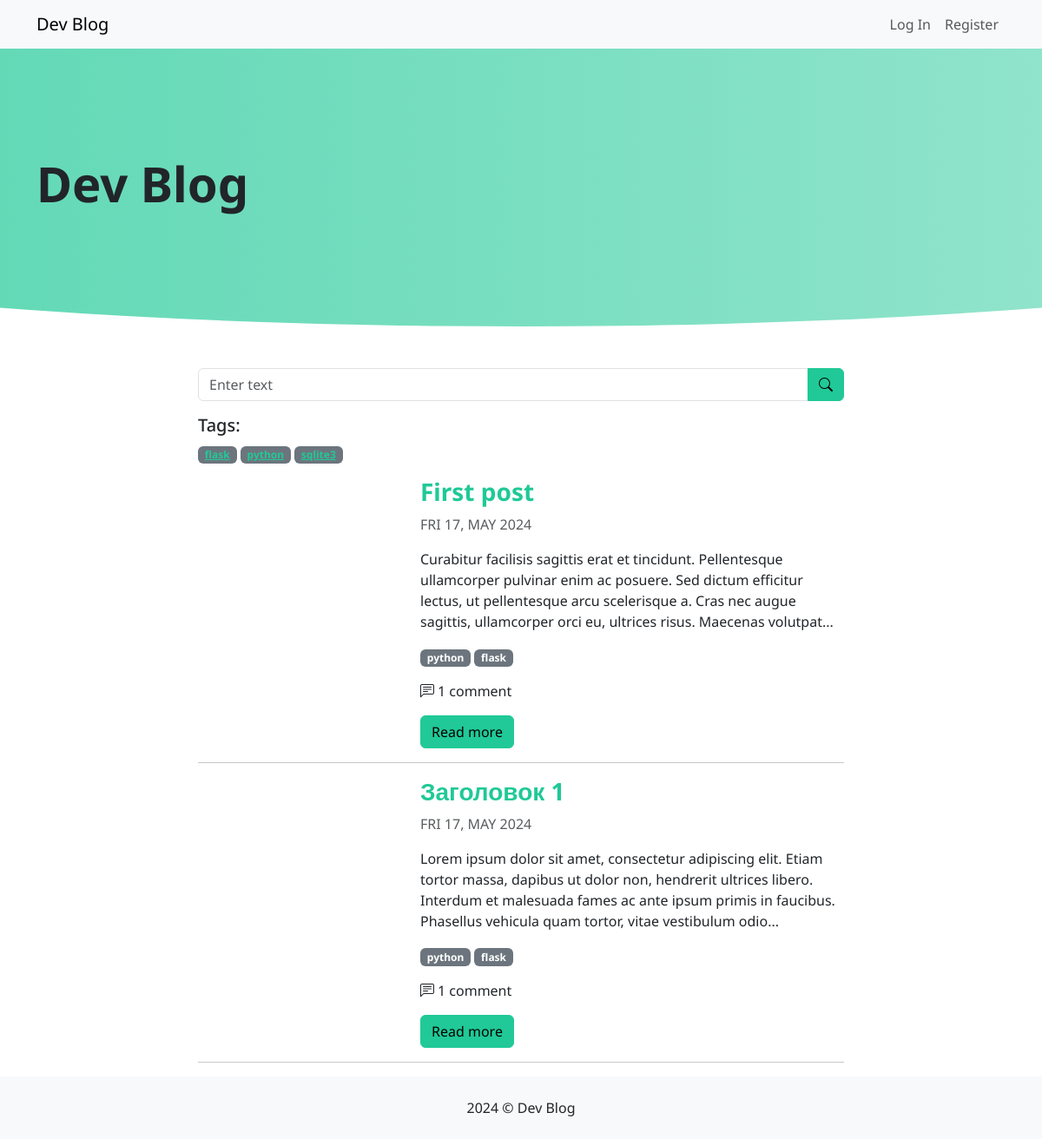
Page /tag/python on the committed database.
### tables this page shows
CREATE TABLE tags (
    id INTEGER PRIMARY KEY AUTOINCREMENT,
    name VARCHAR(100) UNIQUE NOT NULL,
    created TIMESTAMP NOT NULL DEFAULT CURRENT_TIMESTAMP
);

CREATE TABLE posts (
    id INTEGER PRIMARY KEY AUTOINCREMENT,
    title VARCHAR(255) NOT NULL,
    image VARCHAR(255) NOT NULL,
    slug VARCHAR(100) UNIQUE NOT NULL,
    body TEXT NOT NULL,
    publish DATE NULL,
    user_id INTEGER NOT NULL,
    FOREIGN KEY (user_id) REFERENCES users (id)
);

### app/blog/views.py (the view)
@bp.route('/tag/<tag_name>')
def posts_by_tag(tag_name):
    db = get_db()
    query = "SELECT * FROM posts WHERE publish <= ? AND publish != ''"
    count_query = query.replace('*', 'COUNT(*)')
    tag_filter_query = "id IN (SELECT post_id FROM tagged_items INNER JOIN tags ON tags.id = tag_id WHERE tags.name = ?)"
    query += f" AND {tag_filter_query}"
    count_query += f" AND {tag_filter_query}"
    now = datetime.now()
    params = [now, tag_name]
    page = int(request.args.get('page', 1))
    per_page = 2
    total_count = db.execute(count_query, params).fetchone()[0]
    paginate = pagination(total_count, page, per_page)
    query += " ORDER BY id DESC LIMIT ? OFFSET ?"
    params.extend([paginate['per_page'], paginate['offset']])
    posts_list = db.execute(query, params).fetchall()
    posts_list = [dict(post) for post in posts_list]
    for post in posts_list:
        post_id = post['id']
        post['tags'] = get_tags(post_id)
        post['comment_count'] = db.execute(
            "SELECT COUNT(*) FROM comments WHERE post_id = ?", (post_id,)
        ).fetchone()[0]
    all_tags = db.execute("SELECT name FROM tags").fetchall()
    all_tags = [tag['name'] for tag in all_tags]
    return render_template('index.html', posts=posts_list, paginate=paginate, now=datetime.now().date(), all_tags=all_tags)

### app/blog/tags.py (called while the page is built)
def get_tags(post_id):
    db = get_db()
    query = f"""--sql
    SELECT name FROM tagged_items INNER JOIN posts ON posts.id = post_id INNER JOIN tags ON tags.id =
    tag_id WHERE posts.id = %s""" % post_id
    tags = db.execute(query).fetchall()
    return list(map(lambda tag: tag['name'], tags))

### app/blog/utils.py (called while the page is built)
def pagination(count, page, per_page=2):
    page_no = ceil(count / per_page)
    offset = (page - 1) * per_page
    next_page = page + 1
    prev_page = page - 1
    return {
        'per_page': per_page,
        'offset': offset,
        'pages': list(range(1, page_no + 1)),
        'page': page,
        'page_no': page_no,
        'next_page': next_page,
        'prev_page': prev_page
    }

### app/blog/views.py (called while the page is built)
@bp.app_template_filter('markdown')
def convert_markdown(content):
    return markdown.markdown(content)

@bp.app_template_filter('dateformat')
def dateformat(date):
    return date.strftime('%a %d, %B %Y')

### app/db.py (called while the page is built)
def get_db():
    if 'db' not in g:
        g.db = sqlite3.connect(
            current_app.config['DATABASE'],
            detect_types=sqlite3.PARSE_DECLTYPES
        )
        g.db.row_factory = sqlite3.Row
    return g.db

### app/users/views.py (called while the page is built)
@bp.before_app_request
def load_logged_in_user():
    user_id = session.get('user_id')
    if user_id is None:
        g.user = None
    else:
        db = get_db()
        user = db.execute("""--sql
        SELECT * FROM users WHERE id = ?""", (user_id,)).fetchone()
        g.user = user

### app/templates/index.html (shortened to what this page needs)
{% extends "layout.html" %}
{% block content %}
<div class="container">
    {% if posts %}
    <div class="col-md-8 offset-md-2">
        <form action="" method="get">
            <div class="input-group mb-3">
                <input type="text" name="q" id="q" class="form-control" placeholder="Enter text" value="{{ request.args.q }}">
                <button class="btn btn-primary" type="submit"><i class="bi bi-search"></i></button>
            </div>
        </form>
    </div>
    {% endif %}
    <div class="col-md-8 offset-md-2">
        <div class="mb-3">
            <h5>Tags:</h5>
             <ul class="list-unstyled mt-2">
                {% for tag in all_tags %}
                     <li class="badge text-bg-secondary"><a href="{{ url_for('blog.posts_by_tag', tag_name=tag) }}">{{ tag }}</a></li>
                {% endfor %}
             </ul>
        </div>
        {% if posts %}
            {% for post in posts %}
            <div class="row align-items-center">
                <div class="col-md-4">
                </div>
                <div class="col-md-8">
                    <h3>
                        <a href="{{ url_for('blog.post_detail', slug=post.slug) }}" class="text-decoration-none fw-bold">{{ post.title }}</a>
                    </h3>
                    {% if not post.publish %}
                        <div class="badge text-danger border border-danger border-2"><i class="bi bi-pen me-1"></i>Draft</div>
                    {% else %}
                        {% if post.publish > now %}
                            <div class="badge text-dark border border-dark border-2"><i class="bi bi-clock me-1"></i>Scheduled</div>
                        {% else %}
                            <div class="fs-6 text-muted text-uppercase">{{ post.publish|dateformat }}</div>
                        {% endif %}
                    {% endif %}
                    <p>{{ post.body|markdown|safe|truncate }}</p>
                    <ul class="list-unstyled mt-2">
                        {% for tag in post.tags %}
                            <li class="badge text-bg-secondary">{{ tag }}</li>
                        {% endfor %}
                    </ul>
                    <p class="mt-2">
                        <i class="bi bi-chat-left-text me-1"></i>{{ post.comment_count }} {{ post.comment_count == 1 and 'comment' or 'comments' }}
                    </p>
                    <a href="{{ url_for('blog.post_detail', slug=post.slug) }}" class="btn btn-primary">Read more</a>
                </div>
            </div>
            <hr>
            {% endfor %}
        {% else %}
            <div class="row align-items-center">
                <div class="text-center text-success fs-2">We don't have any posts now, come back later!</div>
            </div>
        {% endif %}
    </div>
</div>
{% endblock content %}

### app/static/app.css (style rules this page uses)
body { font-family: 'Noto Sans', 'Lucida Sans', 'Lucida Sans Regular', 'Lucida Sans Grande', 'Lucida Sans Unicode', Geneva, Verdana, sans-serif; }

### rows in the picture
tags: name "flask"
tags: name "python"
tags: name "sqlite3"
posts: title "First post", publish "FRI 17, MAY 2024", body "Curabitur facilisis sagittis erat et tincidunt. Pellentesque ullamcorper pulvinar enim ac posuere. Sed dictum efficitur lectus, ut pellentesque arcu scelerisque a. Cras nec augue sagittis, ullamcorper orci eu, ultrices risus. Maecenas volutpat...", comment_count "1", comment_count "comment"
posts: title "Заголовок 1", publish "FRI 17, MAY 2024", body "Lorem ipsum dolor sit amet, consectetur adipiscing elit. Etiam tortor massa, dapibus ut dolor non, hendrerit ultrices libero. Interdum et malesuada fames ac ante ipsum primis in faucibus. Phasellus vehicula quam tortor, vitae vestibulum odio...", comment_count "1", comment_count "comment"
